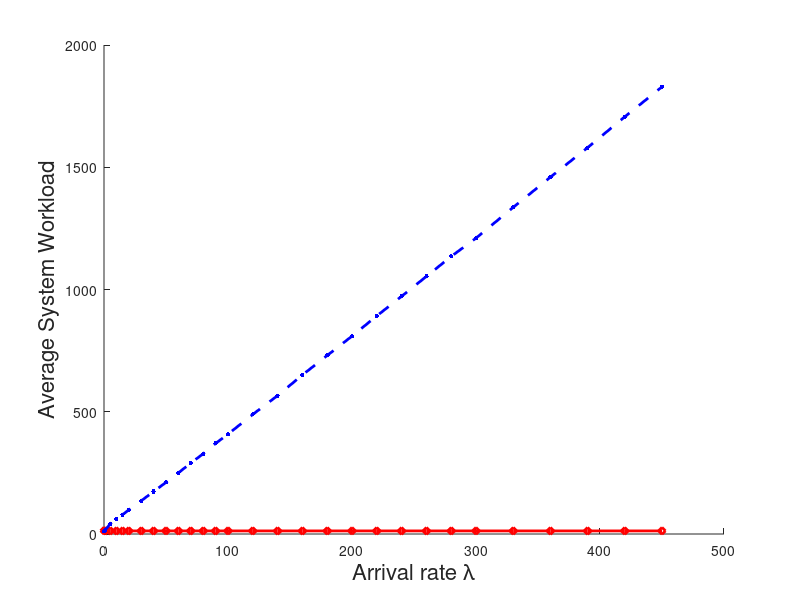

Reproduce this figure in MATLAB.
data=[0			13.14921682				10.88605117
           				
1          12.64978026				16.7482139
           				
5          12.64978026				41.16168675
           				
10         12.64978026				61.2755506
           				
15         12.64978026				79.4585055
           				
20         12.64978026				98.31831838
           				
30         12.64978026				135.7011199
           				
40         12.64978026				173.8152226
           				
50         12.64978026				211.1710669
           				
60         12.64978026				250.242564
           				
70         12.64978026				290.1180359
           				
80         12.64978026				328.1859068
           				
90         12.64978026				370.4938167
           				
100        12.64978026				408.3221934
           				
120        12.64978026				489.0702078
           				
140        12.64978026				566.1095828
           				
160        12.64978026				650.428987
           				
180        12.64978026				730.1296034
           				
200        12.64978026				809.257891
           				
220        12.64978026				892.0502396
           				
240        12.64978026				972.1025803
           				
260        12.64978026				1053.516485
           				
280        12.64978026				1135.278246
           				
300        12.64978026				1210.136039
           				
330        12.64978026				1335.848885
           				
360        12.64978026				1459.432347
           				
390        12.64978026				1580.387188
           				
420        12.64978026				1706.419015
           				
450        12.64978026				1828.779156];
		 
		 
		 
		 
		 
     
     
figure(1)
hold on
plot(data(:,1),data(:,2),'rd-','MarkerSize',5,'LineWidth',2);
plot(data(:,1),data(:,3),'b.--','MarkerSize',10,'LineWidth',2);
xlabel('Arrival rate \lambda','FontSize',16)
ylabel('Average System Workload','FontSize',16)



